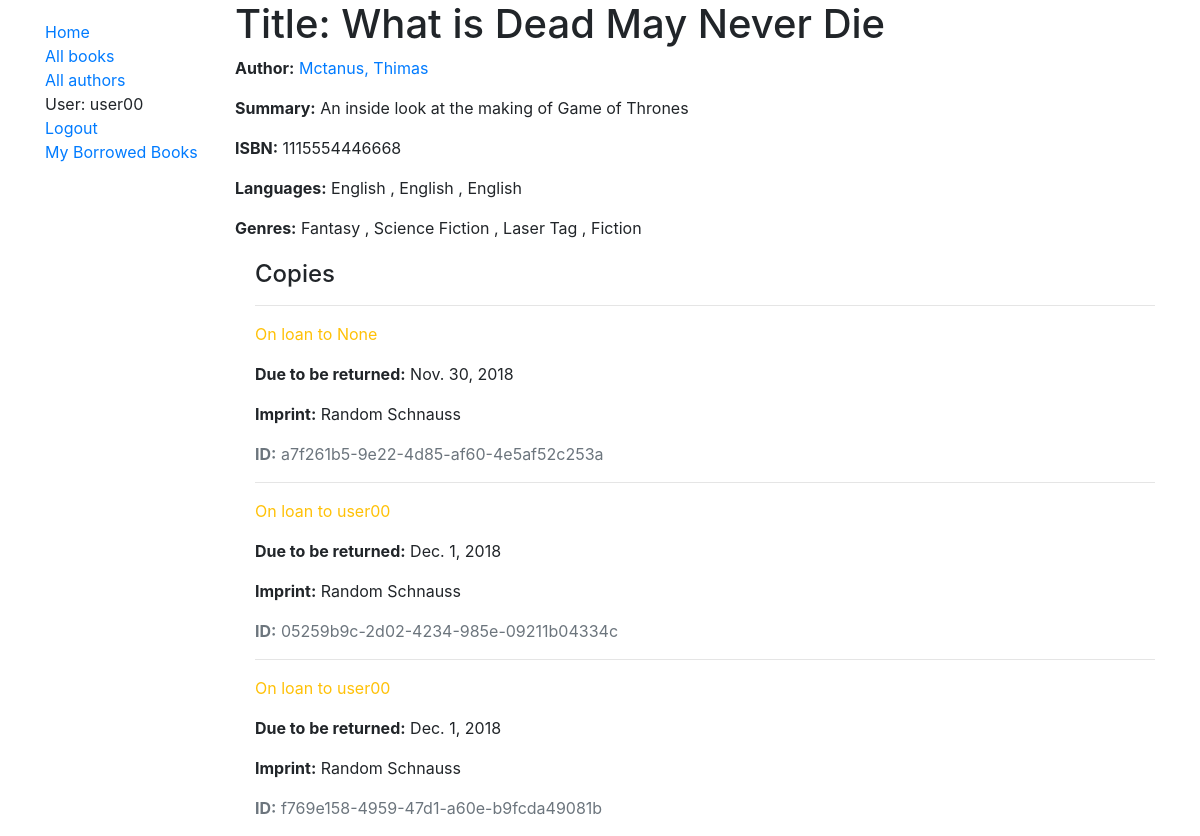
The page /catalog/book/1 (signed in) on the database its author committed.
### catalog/models.py (models this page shows, shortened)
class Book(models.Model):
    title = models.CharField(max_length=200)
    author = models.ForeignKey('Author', on_delete=models.SET_NULL, null=True)
    summary = models.TextField(max_length=1000, help_text="Enter a brief description")
    isbn = models.CharField(
        'ISBN',
        max_length=13,
        help_text='13 Character <a href="https://www.isbn-international.org/content/what-isbn">ISBN number</a>'
    )
    genre = models.ManyToManyField(
        Genre,
        help_text='Select a genre for this book'
    )
    def display_genre(self):
        """
        display genre returns a list of the first 3 genres associated with the book as a single, comma-separated string
        """
        return ', '.join(genre.name for genre in self.genre.all()[:3])
    display_genre.short_description = "Genre"

class Author(models.Model):
    first_name = models.CharField(max_length=100)
    last_name = models.CharField(max_length=100)
    date_of_birth = models.DateField(null=True, blank=True)
    date_of_death = models.DateField(null=True, blank=True)
    class Meta:
        ordering = ['last_name', 'first_name']
        permissions = (("can_crud_authors", "Create, Update, Delete Author records"), )
    def __str__(self):
        return f'{self.last_name}, {self.first_name}'

class BookInstance(models.Model):
    id = models.UUIDField(primary_key=True, default=uuid.uuid4, help_text='Unique ID for this particular book across whole library')
    book = models.ForeignKey('Book', on_delete=models.SET_NULL, null=True)
    imprint = models.CharField(max_length=200)
    language = models.CharField(max_length=200, default='English')
    due_back = models.DateField(null=True, blank=True)
    borrower = models.ForeignKey(User, on_delete=models.SET_NULL, null=True, blank=True)
    LOAN_STATUS =(
        ('m', 'Maintenance'),
        ('o', 'On loan'),
        ('a', 'Available'),
        ('r', 'Reserved'),
    )
    STATUS_DICT = {
        'm': 'text-danger',
        'o': 'text-warning',
        'a': 'text-success',
        'r': 'text-warning'
    }
    status = models.CharField(
        max_length=1,
        choices=LOAN_STATUS,
        blank=True,
        default='m',
        help_text='Book availability'
    )
    class Meta:
        ordering = ['due_back']
        permissions = (("can_mark_returned", "Set book as returned"), )
    def get_status_text_style(self):
        return self.STATUS_DICT[self.status]

class Genre(models.Model):
    name = models.CharField(max_length=200, help_text='Enter a book genre (e.g. Science fiction')
    def __str__(self):
        return self.name

### catalog/views.py (the view)
# urls.py: path('book/<int:pk>', views.BookDetailView.as_view(), name='book-detail'),
class BookDetailView(generic.DetailView):
    model = Book

### catalog/templates/catalog/book_detail.html
{% extends "catalog/base_generic.html" %}
{% block content %}
    <h1>Title: {{ book.title }}</h1>
    <p><strong>Author:</strong> <a href="{% url 'author-detail' book.author.pk %}">{{ book.author }}</a></p>
    <p><strong>Summary:</strong> {{ book.summary }}</p>
    <p><strong>ISBN:</strong> {{ book.isbn }}</p>
    <p><strong>Languages:</strong>
        {% for copy in book.bookinstance_set.all %}
            {{ copy.language }}
            {% if not forloop.last %},
            {% endif %}
        {% endfor %}
    </p>
    <p><strong>Genres:</strong>
        {% for genre in book.genre.all %}
            {{ genre }}
            {% if not forloop.last %},
            {% endif %}
        {% endfor %}
    </p>
    <div style="margin-left:20px;margin-top:20px">
    <h4>Copies</h4>
    {% for copy in book.bookinstance_set.all %}
        <hr>
        <p class="{{ copy.get_status_text_style }}">
            {{ copy.get_status_display }}
            {% if copy.status == 'o' %}
                to {{ copy.borrower }}
            {% endif %}
        </p>
        {% if copy.status != 'a' %}
            <p><strong>Due to be returned:</strong> {{ copy.due_back }}</p>
        {% endif %}
        <p><strong>Imprint:</strong> {{ copy.imprint }}</p>
        <p class="text-muted"><strong>ID:</strong> {{ copy.id }}</p>
    {% endfor %}
    </div>
{% endblock %}

### catalog/templates/catalog/base_generic.html (shortened to what this page needs)
<!DOCTYPE html>
<html lang="en">
<head>
    <link rel="stylesheet" href="https://stackpath.bootstrapcdn.com/bootstrap/4.1.3/css/bootstrap.min.css">
    {% load static %}
    <link rel="stylesheet" href="{% static 'css/styles.css' %}">
</head>
<body>
    <div class="container">
        <div class="row">
            <div class="col-sm-2">
                {% block sidebar %}
                <ul class="sidebar-nav">
                    <li><a href="{% url 'index' %}">Home</a></li>
                    <li><a href="{% url 'books' %}">All books</a></li>
                    <li><a href="{% url 'authors' %}">All authors</a></li>
                    {% if user.is_authenticated %}
                        <li>User: {{ user.get_username }}</li>
                        <li><a href="{% url 'logout' %}?next={{ request.path }}">Logout</a></li>
                        <li><a href="{% url 'my-borrowed' %}">My Borrowed Books</a></li>
                    {% else %}
                        <li><a href="{% url 'login' %}?next={{ request.path }}">Login</a></li>
                    {% endif %}
                </ul>
                {% endblock %}
            </div>
            <div class="col-sm-10">
                {% block content %}
                {% endblock %}
            </div>
        </div>
    </div>
</body>
</html>

### catalog/static/css/styles.css (style rules this page uses)
.sidebar-nav { margin-top: 20px; padding: 0; list-style: none; }

### rows shown on the page
Book: title "What is Dead May Never Die", author "Mctanus, Thimas", summary "An inside look at the making of Game of Thrones", isbn "1115554446668"
BookInstance: language "English", status "On loan", borrower "None", due_back "Nov. 30, 2018", imprint "Random Schnauss", id "a7f261b5-9e22-4d85-af60-4e5af52c253a"
BookInstance: language "English", status "On loan", borrower "user00", due_back "Dec. 1, 2018", imprint "Random Schnauss", id "05259b9c-2d02-4234-985e-09211b04334c"
BookInstance: language "English", status "On loan", borrower "user00", due_back "Dec. 1, 2018", imprint "Random Schnauss", id "f769e158-4959-47d1-a60e-b9fcda49081b"
Genre: name "Fantasy"
Genre: name "Science Fiction"
Genre: name "Laser Tag"
Genre: name "Fiction"

### other values the page prints
{{ user.get_username }} "user00"
